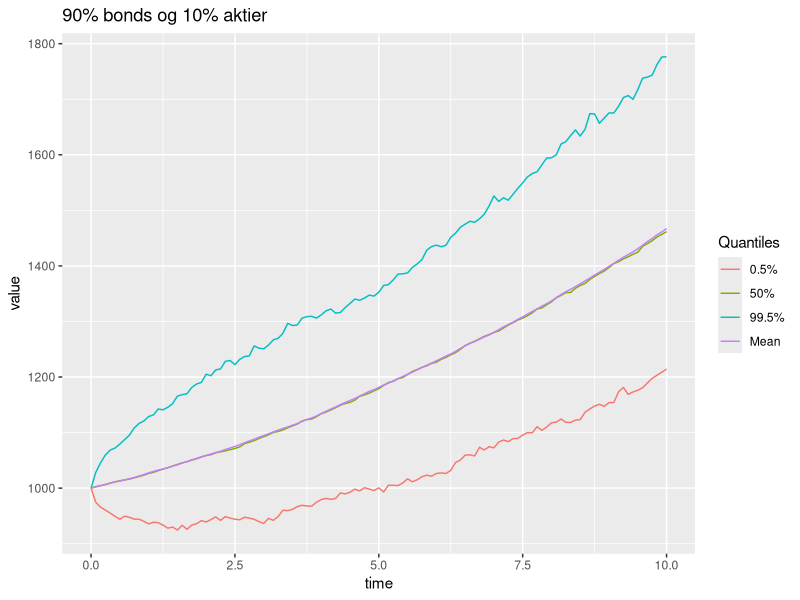
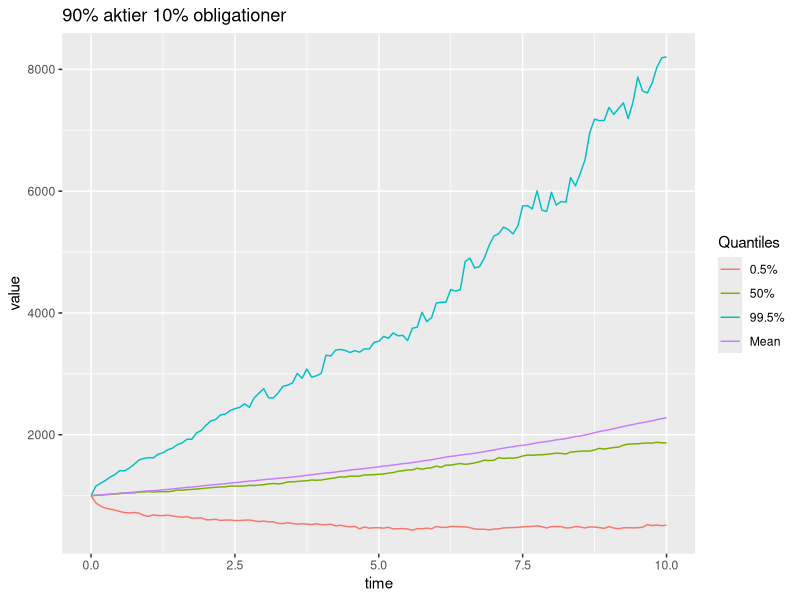
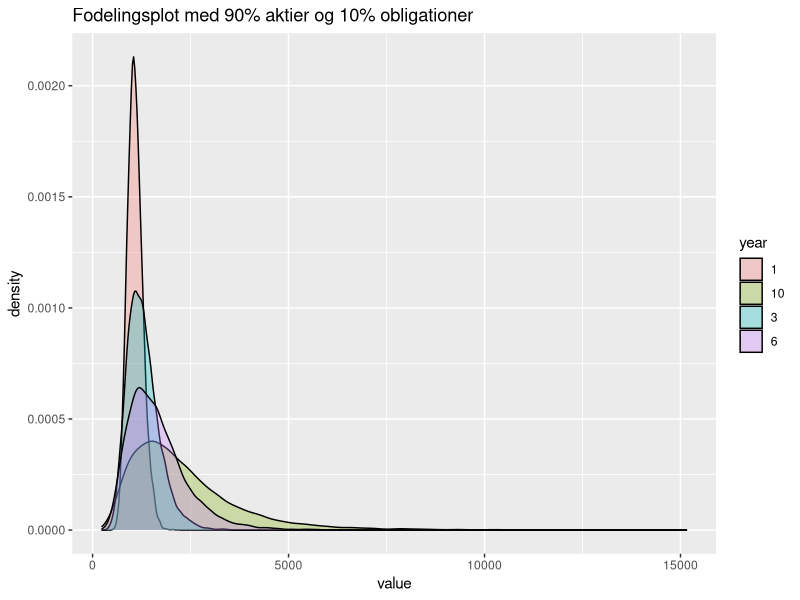
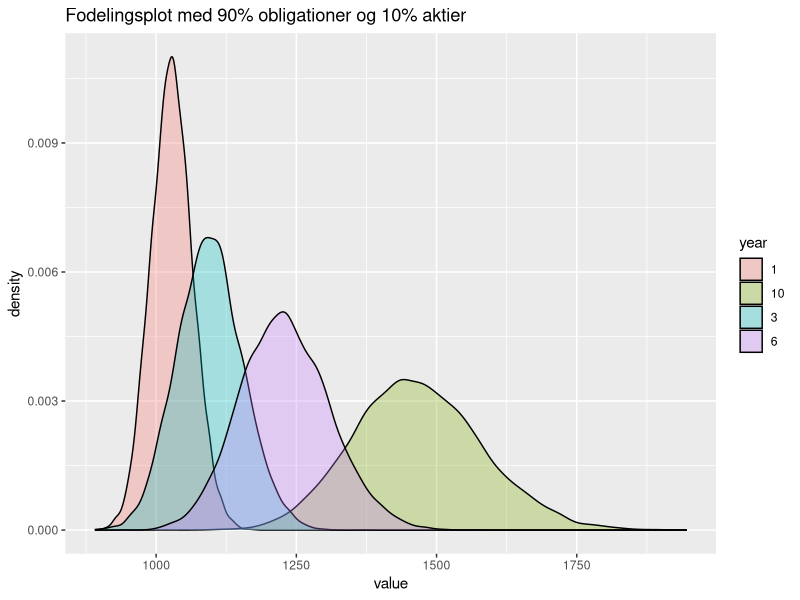

The R script that drew these images, in order: (Note: a time limit stopped this script after it produced the figures.)
library(reshape2)
library(ggplot2)
require(gridExtra)
library(pracma)
# simulerer assets

#Model parameter
s0<- 100
r0<- 0.01
a<- 0.15
b<- 0.042
lambda<- -0.23
sigma_r<- 0.01
rho<- -0.15
mu<-0.107
sigma<-0.145
A0<-1000

n <- 10    # MC simulation trials
T <- 10    # total time
m <- 120   # subintervals
dt <- T/m 
  
# opgave 6.2

Assets<-function(dt=1/12,s0=100,r0=0.01,A0=1000,a=0.15,b=0.042,lambda=-0.23,sigma_r=0.01,rho=-0.15,mu=0.09,sigma=0.2, weights,n=1000){
  B <- (1 / a) * (1 - exp(-a * 1:10))
  xij <- rep(1/10,10)
  
  A <- matrix(NA,m+1,n)  
  A[1,] <- A0
  
  r <- matrix(0,m+1,n)  
  r[1,] <- r0
  
  for(j in 1:n){
    for(i in 2:121){
      dw1<-rnorm(n=121,mean=0,sd=1)
      dw3<-rho*dw1+sqrt(1-rho^2)*rnorm(n=121,mean=0,sd=1)
      dr <- a*(b-r[i-1,j])*dt + sigma_r*sqrt(dt)*dw1[i-1]
      r[i,j] <- r[i-1,j] + dr
      dA <-A[i-1,j]* (weights[1] *r[i-1,j]  * dt + weights[2] *(mu*dt+sigma*sqrt(dt)*dw3[i-1]) + 
                        sum(xij * weights[3] * ((r[i-1,j] - lambda * sigma_r * B) * dt - sigma_r * B *sqrt(dt)* dw1[i-1])))
      A[i,j] <- A[i-1,j] + dA
    }
  } 
  return(list(A,r))
}
#plotter 100% i banken
A<-Assets(weights = c(10/10,0/10,0/10),n=10)

time_vector<-seq(0,T,by=dt)
data_plot<- data.frame("time"=time_vector, "paths" = A[[1]])
data_plot<- melt(data_plot,  id = c('time'))

plot_bank <- ggplot(data_plot, aes(time, value)) +
  geom_line(aes(colour = variable)) +
  theme(legend.position = "none")+
ggtitle("100 % Banken ")

#plotter 100% aktier
A<-Assets(weights = c(0/10,10/10,0/10),n=10)

time_vector<-seq(0,T,by=dt)
data_plot<- data.frame("time"=time_vector, "paths" = A[[1]])
data_plot<- melt(data_plot,  id = c('time'))

plot_aktier <- ggplot(data_plot, aes(time, value)) +
  geom_line(aes(colour = variable)) +
  theme(legend.position = "none")+
  ggtitle("100 % Aktier ")

#plotter 100% i obligationer

A<-Assets(weights = c(0/10,0/10,10/10),n=10)

time_vector<-seq(0,T,by=dt)
data_plot<- data.frame("time"=time_vector, "paths" = A[[1]])
data_plot<- melt(data_plot,  id = c('time'))

plot_obli <- ggplot(data_plot, aes(time, value)) +
  geom_line(aes(colour = variable)) +
  theme(legend.position = "none")+
  ggtitle("100 % Obligationer ")





#6.3
#Quantiles for 90% bond 10 % stok
list<-Assets(weights = c(0/10,1/10,9/10))
A<-list[[1]]

meanvector<-rep(NA,121)
for (i in 1:121){
  meanvector[i]<-mean(A[i,])
}

qs <- apply(A, 1, quantile, probs=c(0.005, 0.5, 0.995))
quantiles<-t(rbind(qs,meanvector))
colnames(quantiles)<-c("0.5%","50%", "99.5%","Mean")


time_vector<-seq(0,T,by=dt)
data_plot_6.3<- data.frame("time"=time_vector, "quantiles" = quantiles)
data_plot_6.3<- melt(data_plot_6.3,  id = c('time'))

plot_A_quantiles <- ggplot(data_plot_6.3, aes(time, value)) +
  geom_line(aes(colour = variable)) +
  ggtitle("90% bonds og 10% aktier  ")

plot_A_quantiles+scale_color_hue(name = "Quantiles",labels = c("0.5%","50%", "99.5%","Mean"))

# 90%aktier 10% bonds
list<-Assets(weights = c(0/10,9/10,1/10))
A<-list[[1]]

meanvector<-rep(NA,121)
for (i in 1:121){
  meanvector[i]<-mean(A[i,])
}

qs <- apply(A, 1, quantile, probs=c(0.005, 0.5, 0.995))
quantiles<-t(rbind(qs,meanvector))
colnames(quantiles)<-c("0.5%","50%", "99.5%","Mean")


time_vector<-seq(0,T,by=dt)
data_plot_6.3<- data.frame("time"=time_vector, "quantiles" = quantiles)
data_plot_6.3<- melt(data_plot_6.3,  id = c('time'))

plot_A_quantiles <- ggplot(data_plot_6.3, aes(time, value)) +
  geom_line(aes(colour = variable)) +
  ggtitle("90% aktier 10% obligationer  ")

plot_A_quantiles+scale_color_hue(name = "Quantiles",labels = c("0.5%","50%", "99.5%","Mean"))

#fordelingsplot 10000 simulationer 90 %akiter


n<-10000
list<-Assets(weights = c(0/10,9/10,1/10),n=n)
A<-list[[1]]

asset_dist <- data.frame(year = factor(rep(c("1","3","6","10"), each=n)), 
                         value = c(A[13,], A[37,], A[73,], A[121,]))
ggplot(asset_dist, aes(x=value, fill=year)) + geom_density(alpha=.3)+ggtitle("Fodelingsplot med 90% aktier og 10% obligationer")

#90%obligationer

n<-10000
list<-Assets(weights = c(0/10,1/10,9/10),n=n)
A<-list[[1]]

asset_dist <- data.frame(year = factor(rep(c("1","3","6","10"), each=n)), 
                         value = c(A[13,], A[37,], A[73,], A[121,]))
ggplot(asset_dist, aes(x=value, fill=year)) + geom_density(alpha=.3)+ggtitle("Fodelingsplot med 90% obligationer og 10% aktier")



# Opgave 6.4
n<-1000
premium<-1000
q<-0.025


L<-function(t){
  Liability<-premium*(1+q)^t
  return(Liability) 
}
L_T<-L(10)

probality_bonds<-rep(NA,11)

list<-Assets(A0=1000,weights = c(0/10,0/10,10/10),n=n)
A<-list[[1]]
probality_bonds[1]<-sum(A[121,]<L(10))/n

list<-Assets(A0=1000,weights = c(0/10,1/10,9/10),n=n)
A<-list[[1]]
probality_bonds[2]<-sum(A[121,]<L(10))/n

list<-Assets(A0=1000,weights = c(0/10,2/10,8/10),n=n)
A<-list[[1]]
probality_bonds[3]<-sum(A[121,]<L(10))/n

list<-Assets(A0=1000,weights = c(0/10,3/10,7/10),n=n)
A<-list[[1]]
probality_bonds[4]<-sum(A[121,]<L(10))/n

list<-Assets(A0=1000,weights = c(0/10,4/10,6/10),n=n)
A<-list[[1]]
probality_bonds[5]<-sum(A[121,]<L(10))/n

list<-Assets(A0=1000,weights = c(0/10,5/10,5/10),n=n)
A<-list[[1]]
probality_bonds[6]<-sum(A[121,]<L(10))/n

list<-Assets(A0=1000,weights = c(0/10,6/10,4/10),n=n)
A<-list[[1]]
probality_bonds[7]<-sum(A[121,]<L(10))/n

list<-Assets(A0=1000,weights = c(0/10,7/10,3/10),n=n)
A<-list[[1]]
probality_bonds[8]<-sum(A[121,]<L(10))/n

list<-Assets(A0=1000,weights = c(0/10,8/10,2/10),n=n)
A<-list[[1]]
probality_bonds[9]<-sum(A[121,]<L(10))/n

list<-Assets(A0=1000,weights = c(0/10,9/10,1/10),n=n)
A<-list[[1]]
probality_bonds[10]<-sum(A[121,]<L(10))/n

list<-Assets(A0=1000,weights = c(0/10,10/10,0/10),n=n)
A<-list[[1]]
probality_bonds[11]<-sum(A[121,]<L(10))/n

Aktieandel<-seq(0,100,10)
qplot(Aktieandel,probality_bonds)+ggtitle("P(A(T)<L(T))")


# Opgave 6.6

VasicekZCBprice <- 
function(r0=0.01, a=0.15, b=0.042, sigma_r=0.01, T=10,t,lambda=-0.23,r){
  b.vas <- (1/a)*(1-exp(-(T-t)*a)) 
  a.vas <- (sigma_r^2/(2*a^2)-b+(lambda*sigma_r)/a)*((T-t)-b.vas)-sigma_r^2/(4*a)*b.vas^2
  return(exp(a.vas-b.vas*r))
}

L<-function(t){
  Liability<-premium*(1+q)^t
  return(Liability) 
}
L_T<-L(10)


list<-Assets(weights = c(9/10,1/10,0/10), A0=1000)
A<-list[[1]]
r<-list[[2]]

#Bonus quantile plot

B<-matrix(NA,121,n)
for (j in 0:n-1){
  for (i in 1:121){
    B[i,j]<-max(A[i,j]-VasicekZCBprice(t=i/12,r=r[i,j])*L(10),0)
  }
}

meanvector_B<-rep(NA,121)
for(i in 1:121){
  meanvector_B[i]<-mean(B[i,])
}

qs <- apply(B, 1, quantile, probs=c(0.005, 0.5, 0.995))
quantiles<-t(rbind(qs,meanvector_B))
colnames(quantiles)<-c("0.5%","50%", "99.5%","Mean")


time_vector<-seq(0,T,by=dt)
data_plot_6.5<- data.frame("time"=time_vector, "quantiles" = quantiles)
data_plot_6.5<- melt(data_plot_6.5,  id = c('time'))

Quantilplot_B <- ggplot(data_plot_6.5, aes(time, value)) +
  geom_line(aes(colour = variable)) +
  ggtitle("B fraktiler ")

Quantilplot_B+scale_color_hue(name = "Quantiles",labels = c("0.5%","50%", "99.5%","Mean"))

#SCR function

Loss<-matrix(NA,109,n)
for (j in 1:n){
  for (i in 1:109){
    Loss[i,j]<-B[i,j]-exp(-mean((r[i:(i+11),])))*B[i+12,j]
  }
}

meanvector_Loss<-rep(NA,109)
for (i in 1:109){
  meanvector_Loss[i]<-mean(Loss[i,])
}

#99.5% quantile
qs <- apply(Loss, 1, quantile, probs=c(0.005, 0.5, 0.995))
quantiles<-t(rbind(qs,meanvector_Loss))
colnames(quantiles)<-c("0.5%","50%", "99.5%","Mean")

SCR<-quantiles[,3]

#Plotter SCR med tiden
qplot(seq(0,9,dt), SCR)+geom_line()+ggtitle("SCR plot")

# CR funktion
CR<-matrix(NA,109,n)

for(j in 1:n){
  for (i in 1:109){
    CR[i,j]<-B[i,j]/SCR[i]
  }
}


# plotter CR quantile plot
qs <- apply(CR, 1, quantile, probs=c(0.005, 0.5, 0.995))
quantiles<-t(qs)
colnames(quantiles)<-c("0.5%","50%", "99.5%")

time_vector<-seq(0,9,by=dt)
data_plot_6.6<- data.frame("time"=time_vector, "quantiles" = quantiles)
data_plot_6.6<- melt(data_plot_6.6,  id = c('time'))

Quantilplot_CR <- ggplot(data_plot_6.6, aes(time, value)) +
  geom_line(aes(colour = variable)) +
  ggtitle("Fraktiler CR  ")

Quantilplot_CR+scale_color_hue(name = "Quantiles",labels = c("0.5%","50%", "99.5%","Mean"))

# finder sandsynligheden for insolvens
TF<-CR<1


for (k in 1:n){
  for(i in 1:109){
    if (TF[i,k]==TRUE){
      TF[i:109,k]=TRUE
    }
  }
}
TF[,1]
prob<-rep(NA,109)
prob[1]<-0
for (i in 1:109){
  prob[i]<-sum(TF[i,])/n
}




qplot(time_vector, prob, ylab="Sandynligheden for insolvens")+ggtitle("Sandynligheden for insolvens")


#Opgave 6.7
#ZCP hedge

A0ny<-1000-VasicekZCBprice(t=0/12,r=r0)*L_T
invest<-Assets(A0=A0ny,weights = c(0,1/10,9/10))
Assets_invest<-invest[[1]]
rZCB<-invest[[2]]

#plot assest
time_vector<-seq(0,T,by=dt)
data_plot<- data.frame("time"=time_vector, "paths" = Assets_invest)
data_plot<- melt(data_plot,  id = c('time'))

plot <- ggplot(data_plot, aes(time, value)) +
  geom_line(aes(colour = variable)) +
  theme(legend.position = "none")+
  ggtitle("Plot ")
plot

Assets_values<-matrix(NA,121,n)
for (k in 1:n){
  for (i in 1:121){
    Assets_values[i,k]<-Assets_invest[i,k]+VasicekZCBprice(t=i-1/12,r=rZCB[i,k])*L_T 
  }
}



# finder Bonus kapital
B_ZCB<-matrix(NA,121,n)
for (j in 1:n){
  for (i in 1:121){
    B_ZCB[i,j]<-max(Assets_values[i,j]-VasicekZCBprice(t=i-1/12,r=rZCB[i,j])*L_T,0)
  }
}

meanvector_B_ZCB<-rep(NA,121)
for(i in 1:121){
  meanvector_B_ZCB[i]<-mean(B_ZCB[i,])
}

#plotter B quantile

qs <- apply(B_ZCB, 1, quantile, probs=c(0.005, 0.5, 0.995))
quantiles<-t(rbind(qs,meanvector_B_ZCB))
colnames(quantiles)<-c("0.5%","50%", "99.5%","Mean")


time_vector<-seq(0,T,by=dt)
data_plot_ZCB<- data.frame("time"=time_vector, "quantiles" = quantiles)
data_plot_ZCB<- melt(data_plot_ZCB,  id = c('time'))

Quantilplot_B_ZCB <- ggplot(data_plot_ZCB, aes(time, value)) +
  geom_line(aes(colour = variable)) +
  ggtitle("Fraktilplot nulkupon obligation hedge  ")

Quantilplot_B_ZCB+scale_color_hue(name = "Quantiles",labels = c("0.5%","50%", "99.5%","Mean"))

#SCR function

Loss_ZCB<-matrix(NA,109,n)
for (j in 1:n){
  for (i in 1:109){
    Loss_ZCB[i,j]<-B_ZCB[i,j]-exp(-mean((rZCB[i:(i+11),])))*B_ZCB[i+12,j]
  }
}


meanvector_Loss_ZCB<-rep(NA,109)
for (i in 1:109){
  meanvector_Loss_ZCB[i]<-mean(Loss_ZCB[i,])
}

#99.5% quantile af loss
qs <- apply(Loss_ZCB, 1, quantile, probs=c(0.005, 0.5, 0.995))
quantiles<-t(rbind(qs,meanvector_Loss_ZCB))
colnames(quantiles)<-c("0.5%","50%", "99.5%","Mean")

SCR_ZCB<-quantiles[,3]

qplot(seq(0,9,dt), SCR_ZCB)+geom_line()+ggtitle("SCR plot nulkupon hedge")

#finder CR 
CR_ZCB<-matrix(NA,109,n)

for(j in 1:n){
  for (i in 1:109){
    CR_ZCB[i,j]<-B_ZCB[i,j]/SCR_ZCB[i]
  }
}


#plotter Cr quantile
qs <- apply(CR_ZCB, 1, quantile, probs=c(0.005, 0.5, 0.995))
quantiles<-t(qs)
colnames(quantiles)<-c("0.5%","50%", "99.5%")

time_vector<-seq(0,9,by=dt)
data_plot_CR_ZCB<- data.frame("time"=time_vector, "quantiles" = quantiles)
data_plot_CR_ZCB<- melt(data_plot_CR_ZCB,  id = c('time'))

Quantilplot_CR_ZCB <- ggplot(data_plot_CR_ZCB, aes(time, value)) +
  geom_line(aes(colour = variable)) +
  ggtitle("Fraktilplot nulkupon hedge CR ")

Quantilplot_CR_ZCB+scale_color_hue(name = "Quantiles",labels = c("0.5%","50%", "99.5%","Mean"))


#Opgave 6.8
#Zero Coupon swap hedge
#simulerer assets for swap
Assets_swap<-function(dt=1/12,s0=100,r0=0.01,A0=1000,a=0.15,b=0.042,lambda=-0.23,sigma_r=0.01,rho=-0.15,mu=0.09,sigma=0.2, weights=c(0,1/10,9/10),n=1000){
  B <- (1 / a) * (1 - exp(-a * 1:10))
  xij <- rep(1/10,10)
  
  A <- matrix(NA,m+1,n)  
  A[1,] <- A0
  
  r <- matrix(0,m+1,n)  
  r[1,] <- r0
  
  betaling<-matrix(0,m+1,n)
  betaling[1,]<-VasicekZCBprice(t=1/12,r=r0)*L_T*r0*dt
  
  
  for(j in 1:n){
    for(i in 2:121){
      dw1<-rnorm(n=121,mean=0,sd=1)
      dw3<-rho*dw1+sqrt(1-rho^2)*rnorm(n=121,mean=0,sd=1)
      dr <- a*(b-r[i-1,j])*dt + sigma_r*sqrt(dt)*dw1[i-1]
      r[i,j] <- r[i-1,j] + dr
      dA <-A[i-1,j]* (weights[1] *r[i-1,j]  * dt + weights[2] *(mu*dt+sigma*sqrt(dt)*dw3[i-1]) + 
                        sum(xij * weights[3] * ((r[i-1,j] - lambda * sigma_r * B) * dt - sigma_r * B *sqrt(dt)* dw1[i-1])))
      betaling[i,j]<-VasicekZCBprice(t=1/12,r=r0)*L_T*r[i-1,j]*dt
      A[i,j] <- A[i-1,j] + dA - betaling[i,j]
    }
  } 
  return(list(A,r,betaling))
}
swap_invest<-Assets_swap()
r_swap<-swap_invest[[2]]
Aswap_invest<-swap_invest[[1]]



#finder  værdien af assets
Nyassets_swap<-matrix(NA,121,n)
for(k in 1:n){
  for(i in 1:121){
    Nyassets_swap[i,k]<-Aswap_invest[i,k]+VasicekZCBprice(t=i/12,r=r_swap[i,k])*L_T
  }
}

#finder Bonus kapital
B_swap<-matrix(NA,121,n)
for (j in 1:n){
  for (i in 1:121){
    B_swap[i,j]<-max(Nyassets_swap[i,j]-(VasicekZCBprice(t=i/12,r=r_swap[i,j])*L_T+VasicekZCBprice(t=1/12,r=r0)*L_T),0)
  }
}

meanvector_B_swap<-rep(NA,121)
for(i in 1:121){
  meanvector_B_swap[i]<-mean(B_swap[i,])
}

#plotter fraktil for B
qs <- apply(B_swap, 1, quantile, probs=c(0.005, 0.5, 0.995))
quantiles<-t(rbind(qs,meanvector_B_swap))
colnames(quantiles)<-c("0.5%","50%", "99.5%","Mean")


time_vector<-seq(0,T,by=dt)
data_plot_swap<- data.frame("time"=time_vector, "quantiles" = quantiles)
data_plot_swap<- melt(data_plot_swap,  id = c('time'))

Quantilplot_B_swap <- ggplot(data_plot_swap, aes(time, value)) +
  geom_line(aes(colour = variable)) +
  ggtitle("Fraktilplot for bonus kapitalen ved swap ")

Quantilplot_B_swap+scale_color_hue(name = "Quantiles",labels = c("0.5%","50%", "99.5%","Mean"))


#SCR

Loss_swap<-matrix(NA,109,n)
for (j in 1:n){
  for (i in 1:109){
    Loss_swap[i,j]<-B_swap[i,j]-exp(-mean((r_swap[i:(i+11),])))*B_swap[i+12,j]
  }
}

meanvector_Loss_swap<-rep(NA,109)
for (i in 1:109){
  meanvector_Loss_swap[i]<-mean(Loss_swap[i,])
}

#99.5% quantile af loss
qs <- apply(Loss_swap, 1, quantile, probs=c(0.005, 0.5, 0.995))
quantiles<-t(rbind(qs,meanvector_Loss_swap))
colnames(quantiles)<-c("0.5%","50%", "99.5%","Mean")

SCR_swap<-quantiles[,3]

qplot(seq(0,9,dt), SCR_swap)+geom_line()+ggtitle("SCR plot nulkupon swap hedge")


#finder CR
CR_swap<-matrix(NA,109,n)

for(j in 1:n){
  for (i in 1:109){
    CR_swap[i,j]<-B_swap[i,j]/SCR_swap[i]
  }
}


#plotter CR
qs <- apply(CR_swap, 1, quantile, probs=c(0.005, 0.5, 0.995))
quantiles<-t(qs)
colnames(quantiles)<-c("0.5%","50%", "99.5%")

time_vector<-seq(0,9,by=dt)
data_plot_CR_swap<- data.frame("time"=time_vector, "quantiles" = quantiles)
data_plot_CR_swap<- melt(data_plot_CR_swap,  id = c('time'))

Quantilplot_CR_swap <- ggplot(data_plot_CR_swap, aes(time, value)) +
  geom_line(aes(colour = variable)) +
  ggtitle("Fraktilplot CR nulkupon swap ")

Quantilplot_CR_swap+scale_color_hue(name = "Quantiles",labels = c("0.5%","50%", "99.5%","Mean"))

#finder sandsynligheden for insolvens
TF_swap<-CR_swap<1


for (k in 1:n){
  for(i in 1:109){
    if (TF_swap[i,k]==TRUE){
      TF_swap[i:109,k]=TRUE
    }
  }
}
TF[,1]
prob_swap<-rep(NA,109)
prob_swap[1]<-0
for (i in 1:109){
  prob_swap[i]<-sum(TF_swap[i,])/n
}


qplot(time_vector, prob_swap, ylab ="sandsynlighed for insolvens")+ggtitle("Sandsynlighed for insolvens ved swap")

#opgave 6.9
#simuler Assets under Q målet
Assets_underQ<-function(dt=1/12,s0=100,r0=0.01,A0=1000,a=0.15,b=0.042,lambda=-0.23,sigma_r=0.01,rho=-0.15,mu=0.09,sigma=0.2, weights,n=1000){
  B <- (1 / a) * (1 - exp(-a * 1:10))
  xij <- rep(1/10,10)
  
  A <- matrix(NA,m+1,n)  
  A[1,] <- A0
  
  r <- matrix(0,m+1,n)  
  r[1,] <- r0
  
  for(j in 1:n){
    for(i in 2:121){
      dw1<-rnorm(n=121,mean=0,sd=1)
      dw3<-rho*dw1+sqrt(1-rho^2)*rnorm(n=121,mean=0,sd=1)
      dr <- a*(b-(lambda*sigma_r)/a-r[i-1,j])*dt + sigma_r*sqrt(dt)*dw1[i-1]
      r[i,j] <- r[i-1,j] + dr
      dA <-A[i-1,j]* (weights[1] *r[i-1,j]  * dt + weights[2] *(r[i-1,j]*dt+sigma*sqrt(dt)*dw3[i-1]) + 
                        sum(xij * weights[3] * (r[i-1,j] * dt - sigma_r * B *sqrt(dt)* dw1[i-1])))
      A[i,j] <- A[i-1,j] + dA
    }
  } 
  return(list(A,r))
}

list<-Assets_underQ(weights = c(0,1/10,9/10))
AQ<-list[[1]]
#finder værdien af bonusoptionen ved garanteret ydelse
bonusoption<-rep(NA,1000)
for (i in 1:1000){
  bonusoption[i]<-max(AQ[121,i]-L(10),0)
}
#finder ydelsen ved at diskontere tilbage
ydelse<-VasicekZCBprice(t=0,r=r0)*mean(bonusoption)

# findeer fair pris ved Garanteret rente
L<-function(t){
  Liability<-premium*(1+q)^t
  return(Liability) 
}

bonusoptions2<-matrix(NA,1000,10)
for (k in 1:1000){
  for (i in 1:10){
    bonusoptions2[k,i]<-max(AQ[i*12,k]-L(i),0)
  }
}
meanbonus<-rep(NA,10)
for (i in 1:10){
  meanbonus[i]<-mean(bonusoptions2[,i])
}
# diskonterer tilbage og finder den samlede værdi af bonus optionerne
diskon<-VasicekZCBprice(t=1,r=r0)*meanbonus
sum(diskon)

#Opgave 6.10 finder eta

bisect(function(eta){return(VasicekZCBprice(t=0,r=r0)*(L(10)+eta*(mean(bonusoption)))-1000)},0,1)

  
